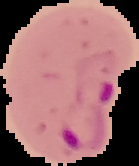
#> input picture cell_images/Parasitized/C101P62ThinF_IMG_20150918_155731_cell_63.png, 139 x 166 px; its folder holds only this picture in this run
$ python 'detecting malaria infection _KNN.py'
#> lines starting #> are read from the running program, lines starting #| are printed output that depends on the picture
# -*- coding: utf-8 -*-
"""
Created on Sat May 11 17:07:01 2019

@author: Youssef
"""

#import graphviz
#from sklearn.tree import export_graphviz
import os
import numpy as np
from PIL import Image
from sklearn.neighbors import KNeighborsClassifier
from sklearn.model_selection import GridSearchCV
from sklearn.model_selection import train_test_split
from sklearn.metrics import confusion_matrix, classification_report

def load_data(data_directory):
#> called with data_directory = 'cell_images'
    directories = [d for d in os.listdir(data_directory)
                   if os.path.isdir(os.path.join(data_directory, d))]
    print("nnnnnnnnnnnnnnnnn")
    labels = []
    images = []
    c= 0
    s=16
    for d in directories:

        label_directory = os.path.join(data_directory, d)

        file_names = [os.path.join(label_directory, f)
                      for f in os.listdir(label_directory)
                      if f.endswith(".png")]

        for f in file_names:
            c= c+1
            print(c)
            i = Image.open(f).convert('L')
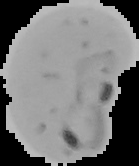
#> i: PIL image 139x166 L; min 0, max 190, mean 117.9
            print(i)
#| <PIL.Image.Image image mode=L size=139x166 at 0x7F90E26B6110>
            x = i.resize((s,s))
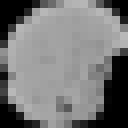
#> x: PIL image 16x16 L (shown 8 times larger); min 0, max 184, mean 119
            print (x)
#| <PIL.Image.Image image mode=L size=16x16 at 0x7F90E039D510>
            i = np.array(x).reshape(s*s)
#> i = 256 values, max 184 at index 79, min 0 at index 0, mean 119
            print(i.shape)
#| (256,)
            images.append(i)
            labels.append(d)
#> pass 2 of the loop in load_data, `for d in directories:`:
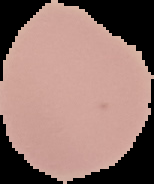
#> input picture cell_images/Uninfected/C105P66ThinF_IMG_20150924_100655_cell_64.png, 154 x 184 px
#> in load_data, `i = Image.open(f).convert('L')`:
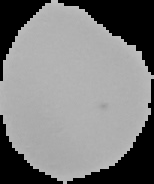
#> i: PIL image 154x184 L; min 0, max 194, mean 125.7
#| <PIL.Image.Image image mode=L size=154x184 at 0x7F90E034F050>
#> in load_data, `x = i.resize((s,s))`:
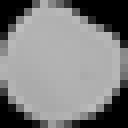
#> x: PIL image 16x16 L (shown 8 times larger); min 0, max 189, mean 126.9
#| <PIL.Image.Image image mode=L size=16x16 at 0x7F90E091E510>
#> in load_data, `i = np.array(x).reshape(s*s)`: i = 256 values, max 189 at index 50, min 0 at index 0, mean 126.9
#| (256,)
    return images, labels


images, labels = load_data(os.path.join("cell_images"))
X = np.array(images)
y = np.array(labels)

print("start split")
#> (the run stopped early here; a loop or call above may not have finished)
